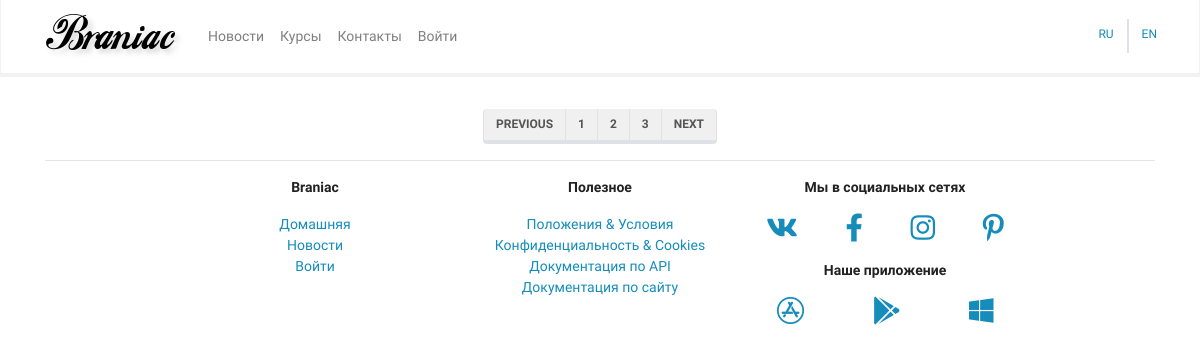
The app's page /mainapp/courses/, older data.
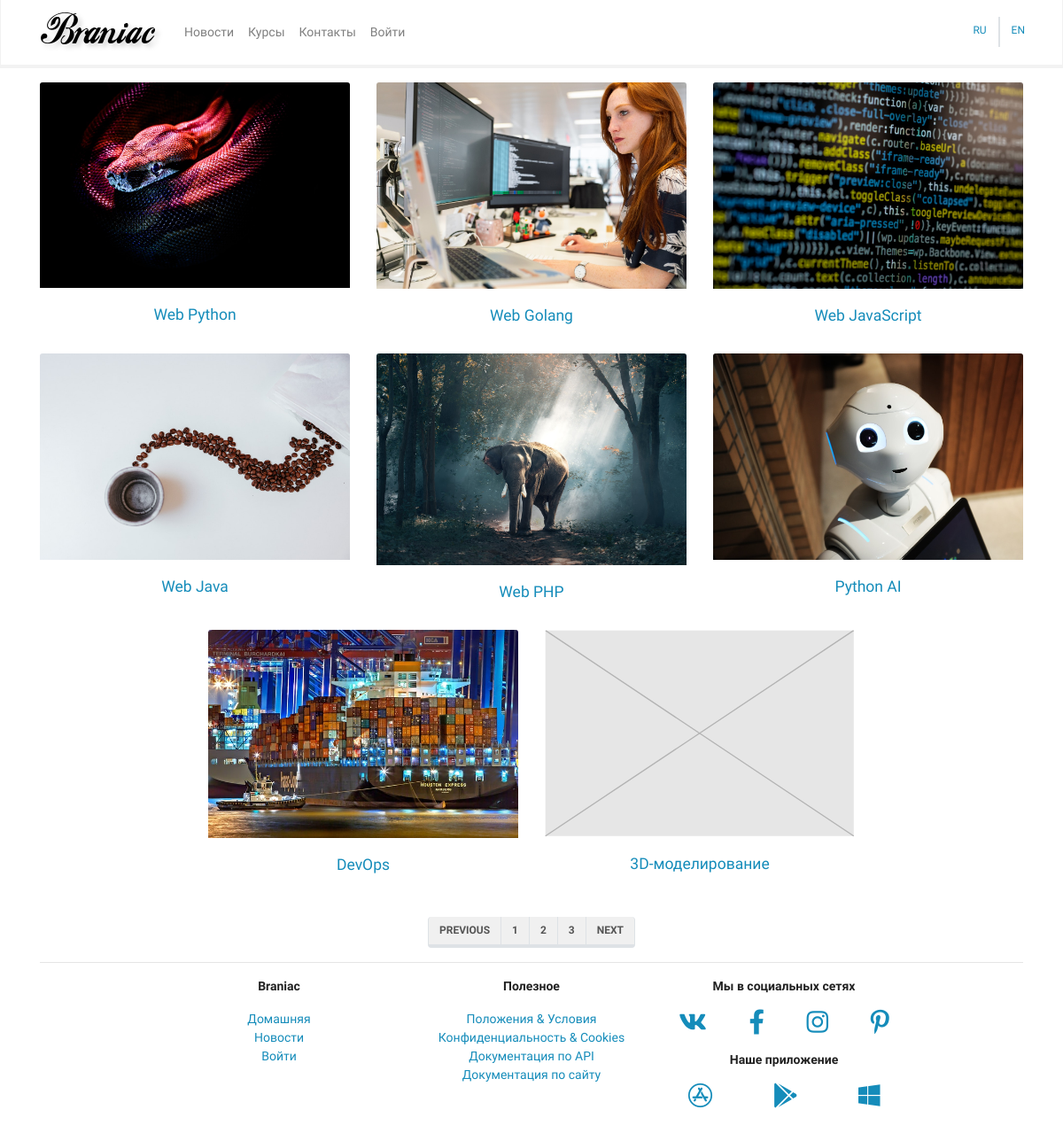
The same page, newer data.
### mainapp/models.py (models this page shows, shortened)
class BaseModel(models.Model):
    created = models.DateTimeField(auto_now_add=True, verbose_name=_("Created"), editable=False)
    updated = models.DateTimeField(auto_now=True, verbose_name=_("Edited"), editable=False)
    deleted = models.BooleanField(default=False)
    class Meta:
        abstract = True
        ordering = ("-created",)

class Course(BaseModel):
    objects = CourseManager()
    name = models.CharField(max_length=256, verbose_name=_("Name"))
    description = models.TextField(verbose_name=_("Description"), blank=True, null=True)
    description_as_markdown = models.BooleanField(default=False, verbose_name=_("As markdown"))
    cost = models.DecimalField(max_digits=8, decimal_places=2, verbose_name=_("Cost"), default=0)
    cover = models.CharField(max_length=25, default="no_image.svg", verbose_name=_("Cover"))
    class Meta:
        verbose_name = "курс"
        verbose_name_plural = "курсы"

### mainapp/views.py (the view)
# urls.py: path('courses/', cache_page(300)(views.CoursesListView.as_view()), name='courses'),
class CoursesListView(ListView):
    template_name = 'mainapp/course_list.html'
    model = Course

### mainapp/models.py (called while the page is built)
    def get_queryset(self):
        return super().get_queryset().filter(deleted=False)

### mainapp/templates/mainapp/course_list.html (shortened to what this page needs)
{% extends 'mainapp/base.html' %}
{% load static %}
{% block content %}
    <div class="row justify-content-center mt-3">
        {% for item in object_list %}
            <div class="card col-sm-12 col-md-6 col-lg-4 border-0">
                <a href="{% url 'mainapp:courses_detail' pk=item.pk %}">
                    <img src="{% static item.cover %}" class="card-img-top" alt="...">
                    <div class="card-body">
                        <h5 class="card-title text-center">{{ item.name }}</h5>
                    </div>
                </a>
            </div>
        {% endfor %}
    </div>
    <div class="row justify-content-center align-items-center mt-3 mb-n3">
        <nav aria-label="Page navigation example">
            <ul class="pagination">
                <li class="page-item"><a class="page-link" href="#">Previous</a></li>
                <li class="page-item"><a class="page-link" href="#">1</a></li>
                <li class="page-item"><a class="page-link" href="#">2</a></li>
                <li class="page-item"><a class="page-link" href="#">3</a></li>
                <li class="page-item"><a class="page-link" href="#">Next</a></li>
            </ul>
        </nav>
    </div>
{% endblock content %}

### mainapp/templates/mainapp/base.html (shortened to what this page needs)
{% load static %}
<!doctype html>
<html lang="ru">
<head>
    <link rel="stylesheet" href="{% static 'css/bootstrap.min.css' %}">
    <link rel="stylesheet" href="{% static 'css/Chart.min.css' %}">
    <link rel="stylesheet" href="{% static 'css/fontawesome.all.min.css' %}">
</head>
<body>
{% include 'mainapp/includes/main_menu.html' %}
<div class="container-md">
    {% block content %}{% endblock content %}
</div>
<div class="container-lg mt-auto">
    <hr>
    <div class="row justify-content-center">
        <div class="col-sm-6 col-md-3 text-center">
            <p>
                <strong>Braniac</strong>
            </p>
            <p>
            <ul class="list-unstyled">
                <li><a href="{% url 'mainapp:index' %}">Домашняя</a></li>
                <li><a href="{% url 'mainapp:news' %}">Новости</a></li>
                <li><a href="{% url 'mainapp:login' %}">Войти</a></li>
            </ul>
            </p>
        </div>
        <div class="col-sm-6 col-md-3 text-center">
            <p>
                <strong>Полезное</strong>
            </p>
            <p>
            <ul class="list-unstyled">
                <li><a href="#">Положения &amp; Условия</a></li>
                <li><a href="#">Конфиденциальность &amp; Cookies</a></li>
                <li><a href="#">Документация по API</a></li>
                <li><a href="{% url 'mainapp:doc_site' %}">Документация по сайту</a>
                </li>
            </ul>
            </p>
        </div>
        <div class="col-sm-6 col-md-3 text-center">
            <p>
                <strong>Мы в социальных сетях</strong>
            </p>
            <p>
            <div class="row justify-content-around">
                <div><a href="#"><i class="fab fa-vk fa-2x"></i></a></div>
                <div><a href="#"><i class="fab fa-facebook-f fa-2x"></i></a>
                </div>
                <div><a href="#"><i class="fab fa-instagram fa-2x"></i></a>
                </div>
                <div><a href="#"><i class="fab fa-pinterest-p fa-2x"></i></a></div>
            </div>
            </p>
            <p>
                <strong>Наше приложение</strong>
            </p>
            <p>
            <div class="row justify-content-around">
                <div><a href="#"><i class="fab fa-app-store fa-2x"></i></a>
                </div>
                <div><a href="#"><i class="fab fa-google-play fa-2x"></i></a></div>
                <div><a href="#"><i class="fab fa-windows fa-2x"></i></a>
                </div>
            </div>
            </p>
        </div>
    </div>
    <div class="row justify-content-center">
    </div>
</div>
</body>
</html>

### mainapp/templates/mainapp/includes/main_menu.html (shortened to what this page needs)
{% load static %}
<nav class="navbar navbar-expand-lg navbar-light bg-light">
    <div class="container">
        <a class="navbar-brand" href="{% url 'mainapp:index' %}">
            <img src="{% static "/img/logo.png" %}" alt="">
        </a>
        <div class="collapse navbar-collapse" id="navbarSupportedContent">
            <ul class="navbar-nav mr-auto">
                <li class="nav-item {% if request.resolver_match.view_name == 'mainapp:news' %}active{% endif %}">
                    <a class="nav-link" href="{% url 'mainapp:news' %}">Новости</a>
                </li>
                <li class="nav-item {% if request.resolver_match.view_name == 'mainapp:courses_list' %}active{% endif %}">
                    <a class="nav-link" href="{% url 'mainapp:courses' %}">Курсы</a>
                </li>
                <li class="nav-item {% if request.resolver_match.view_name == 'mainapp:contacts' %}active{% endif %}">
                    <a class="nav-link" href="{% url 'mainapp:contacts' %}">Контакты</a>
                </li>
                {% if user.is_authenticated %}
                    <li class="nav-item dropdown">
                        <a class="nav-link dropdown-toggle" href="#" id="ddProfile" role="button" data-toggle="dropdown"
                           aria-haspopup="true" aria-expanded="false">
                            Профиль
                        </a>
                        <div class="dropdown-menu" aria-labelledby="ddProfile">
                            <a class="dropdown-item" href="">{{ user.first_name|default:user.username }}</a>
                            <a class="dropdown-item" href="{% url 'authapp:edit' %}">Редактировать профиль</a>
                            <a class="dropdown-item" href="#">Мои курсы</a>
                            {% if user.is_staff %}
                                <div class="dropdown-divider"></div>
                                <a class="dropdown-item" href="{% url 'admin:index' %}">Модерация</a>
                            {% endif %}
                            {%  if user.is_superuser %}
                                <a class="dropdown-item" href="{% url 'admin:index' %}" target="_blank">Административный раздел</a>
                                <a class="dropdown-item" href="{% url 'mainapp:logs_list' %}" target="_blank">Логи</a>
                            {% endif %}
                            <div class="dropdown-divider"></div>
                            <a class="dropdown-item" href="{% url 'authapp:logout' %}">Выход</a>
                        </div>
                    </li>
                {% else %}
                    <li class="nav-item {% if request.resolver_match.view_name == 'authapp:CustomLoginView' %}active{% endif %}">
                        <a class="nav-link" href="{% url 'authapp:login' %}">Войти</a>
                    </li>
                {% endif %}
            </ul>
            <div class="row">
                <div class="col p-0 border-right">
                    <form action="{% url 'set_language' %}" method="post">
                        <button class="btn btn-link" type="submit">RU</button>
                    </form>
                </div>
                <div class="col p-0 border-left">
                    <form action="{% url 'set_language' %}" method="post">
                        <button class="btn btn-link" type="submit">EN</button>
                    </form>
                </div>
            </div>
        </div>
    </div>
</nav>

Row changes from the older to the newer data that the page shows:
added Course: cover (picture), name "Web Python"
added Course: cover (picture), name "Web Golang"
added Course: cover (picture), name "Web JavaScript"
added Course: cover (picture), name "Web Java"
added Course: cover (picture), name "Web PHP"
added Course: cover (picture), name "Python AI"
added Course: cover (picture), name "DevOps"
added Course: cover (placeholder picture), name "3D-моделирование"
